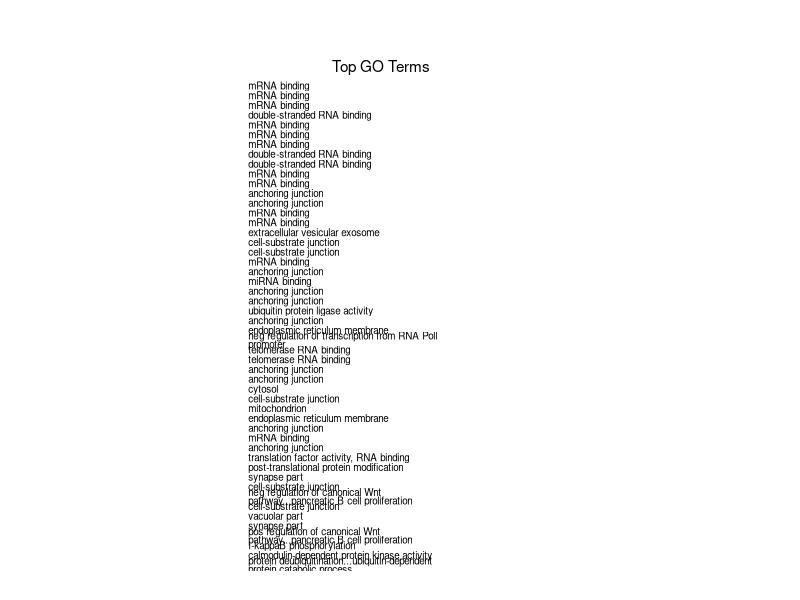
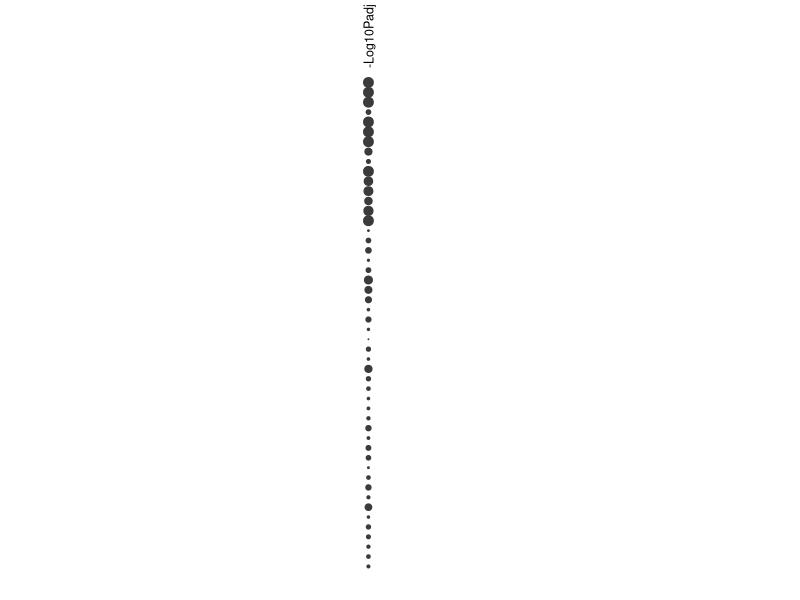
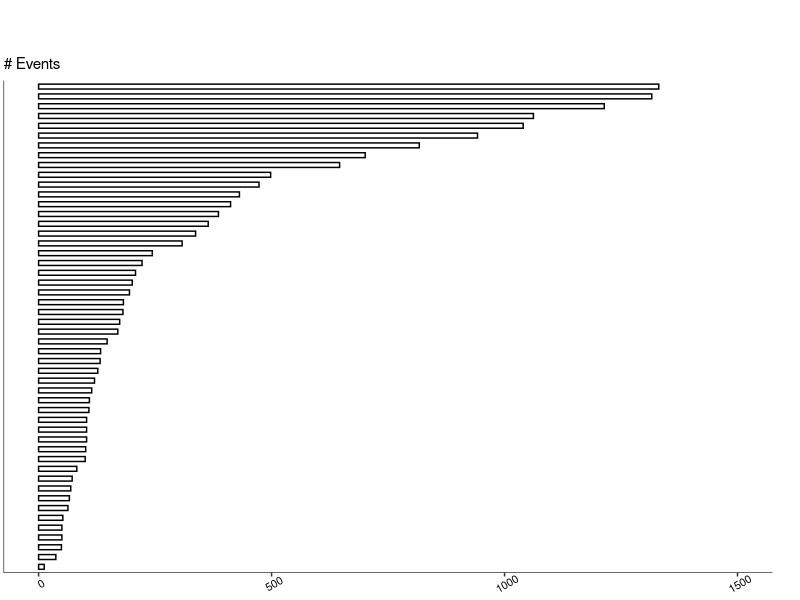

Recreate these plots in R, in order. (Note: this script raises an error after producing the figures.)
## rainfall plot for pathway RNA AS correlation analysis
## Yang Pan
## 3.2.2018
## Xiao revised on 3.26.2018


### BELOW is a new layout
library(ggplot2)
library(reshape2)
library(grid)
library(gridExtra)
library(RColorBrewer)

### for re-generating figure  
t = read.table('hallmark_plot_summary_sorted.txt',sep='\t')
exons=t$V3
GOs=t$V4
t.d=data.frame(t)

## the annotation table in the middle
library(stringr)
t.d$V7 = str_wrap(t.d$V5, width = 50)
g.mid<-ggplot(t.d,aes(x=1,y=t$V1))+geom_text(aes(label=t.d$V7, lineheight = 0.7),size=2.5,hjust = 0)+
  ggtitle("Top GO Terms")+
  ylab(NULL)+
  scale_x_continuous(expand=c(0,0),limits=c(0.94,1.065))+
  scale_y_discrete(limits=rev(t.d$V1)) +
  theme(axis.title.x=element_blank(),
        axis.text.x=element_blank(),
        axis.ticks.x=element_blank(),
        axis.title.y=element_blank(),
        axis.text.y=element_blank(),
        axis.ticks.y=element_blank(),
        axis.title=element_blank(),
        panel.grid=element_blank(),
        panel.background=element_blank(),
        plot.title = element_text(size = 11,hjust=0.59,vjust=0),
        plot.margin = unit(c(14.2,-30,6.5,-95), "mm")
        )

## left barplot
v.d<-as.data.frame(cbind(rev(seq.int(t.d$V4)),-log10(t.d$V4+10^-15),rep('GOterms',length(t.d$V4))))
g1 <-ggplot(v.d,aes(x=v.d$V3,y=as.numeric(as.character(v.d$V1)),size=as.numeric(as.character(v.d$V2))))+
  scale_size(range = c(0, 3))+ ggtitle("-Log10Padj")+
  geom_point(colour='gray23')+
  xlab("")+
  scale_y_continuous(expand=c(0,0.7))+
  theme(axis.title.x = element_blank(), 
        axis.title.y = element_blank(), 
        axis.text.y = element_blank(), 
        axis.text.x = element_blank(), 
        axis.ticks.y = element_blank(), 
        axis.ticks.x = element_blank(), 
        panel.grid.major = element_blank(), panel.grid.minor = element_blank(),
        panel.background = element_blank(),axis.line = element_blank(),
        plot.title = element_text(size = 9,vjust=0.5, hjust=0.5,angle = 90),
        plot.margin = unit(c(1,7,5.8,-10), "mm"),
        legend.title=element_blank()) +
 theme(legend.position='none')

## right barplot
g2 <- ggplot(data = t.d, aes(x = t.d$V1, y = t.d$V3+10^-15)) +xlab(NULL)+
  geom_bar(stat = "identity", colour='black',fill='white', width=0.5) + ggtitle("# Events") +
  scale_fill_brewer(palette="RdGy") +
  scale_x_discrete(limits=rev(t.d$V1)) +
  #Darts_theme +
  theme(axis.title.x = element_blank(),
        axis.text.x=element_text(color='black',angle = 30, hjust = 0.5,size=8),
        axis.title.y = element_blank(), 
        axis.text.y = element_blank(), axis.ticks.y = element_blank(),
        panel.grid.major = element_blank(), panel.grid.minor = element_blank(),
        panel.background = element_blank(),axis.line = element_line(colour = "black",size=0.2),
        plot.title = element_text(size = 11,vjust=1,angle=0),
        plot.margin = unit(c(14.5,7,-0.5,0), "mm"),
        legend.title=element_blank()) +
  coord_flip(ylim=c(0.3,1500)) +
  theme(legend.position='none')


mat = read.table('merged.shared.50_HallmarksExonCorMatrix.txt',sep='\t', header=T,check.names = F)
mar.r=cbind(AS_events=mat[,1],mat[,ncol(mat):2])
#mat.m <- melt(mar.r)
my_palette =colorRampPalette(brewer.pal(n = 11, name="RdYlBu"))(n=29) # n must be less than 100+100+100
new_palette=c(rep(my_palette[1],5),my_palette,rep(my_palette[29],5))
library('cluster')
see<-daisy(mat,metric = "gower")
hc <- hclust(see)
ord<-hc$order


#ord<-order(mar.r$E2F_TARGETS)
mat.2<-mar.r[ord,]
mat.m <- melt(mat.2)
mat.m$AS_events <- factor(mat.m$AS_events, levels = as.character(mat.2[[1]])) # Xiao: convert to factor to keep the order
p <- ggplot(mat.m, aes(variable, rev(AS_events), fill=value)) + geom_tile() + ggtitle("Pathway-AS Correlations(n=2325)")+
  scale_fill_gradientn('Pearson\'s r',colours = rev(new_palette),na.value = 'lightgrey',limits=c(-0.6,0.6),breaks=c(-0.6,0,0.6),
                       labels=c(-0.6,0,0.6),
                       guide = guide_colorbar(frame.colour = "black", ticks.colour = "black", title.position='top',title.hjust =1,
                                              frame.linewidth=1,
                                              nbin = 10,
                                              barwidth = 1.5,
                                              barheight = 0.5, 
                                              direction = 'horizontal'))+
  scale_x_discrete(expand=c(0,0))+
  scale_y_discrete(expand = c(0, 0))+
  theme(axis.title.x = element_blank(), axis.title.y = element_blank(), 
        axis.ticks.x = element_blank(),
        axis.text.x = element_blank(),
        #axis.text.y = element_blank(),
       axis.text.y = element_text(size = 8.5,color = 'black'), axis.ticks.y = element_blank(),
        panel.grid.major = element_blank(), panel.grid.minor = element_blank(),
        panel.background = element_blank(), axis.line = element_blank(),
        plot.title = element_text(size = 12,hjust=0,vjust=0.6),
        plot.margin = unit(c(1.6,0,6.5,0), "mm"),
        legend.text =element_text(size = 6.5,color = 'black'),
        legend.title= element_text(size=7.5,color = 'black',hjust=1),
        legend.position = "top",legend.justification="right",
        legend.margin=margin(0,0,0,0),
        legend.box.margin=margin(4.7,10,-10,-10))+
        coord_flip()
p

## combind and make the figure

gg1 <- ggplot_gtable(ggplot_build(g1))
gg2 <- ggplot_gtable(ggplot_build(g2))
gg.mid <- ggplot_gtable(ggplot_build(g.mid))
p <- ggplot_gtable(ggplot_build(p))
pdf(file='hallmarks50.pdf',width = 8, height = 8)
grid.arrange(p,gg2,gg1,gg.mid,ncol=4,widths=c(5/10,1/10,0.5/10,2/10))

dev.off()



